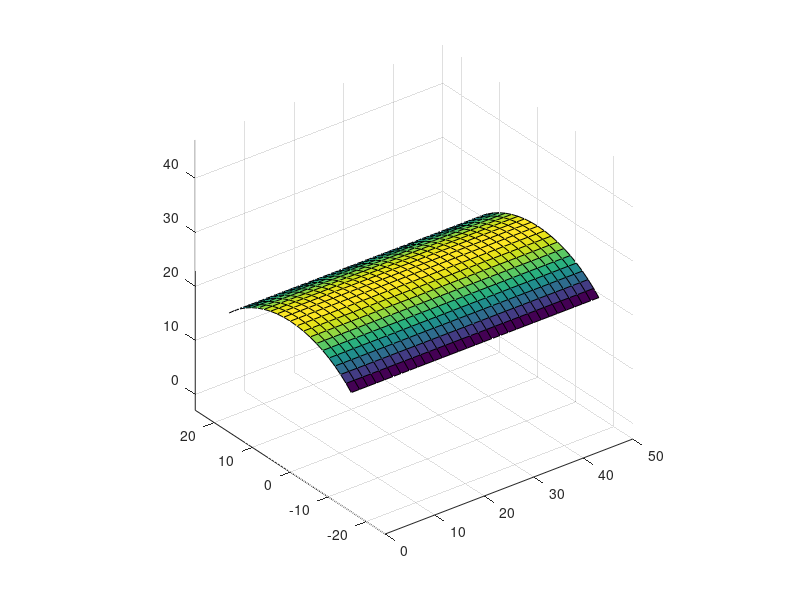
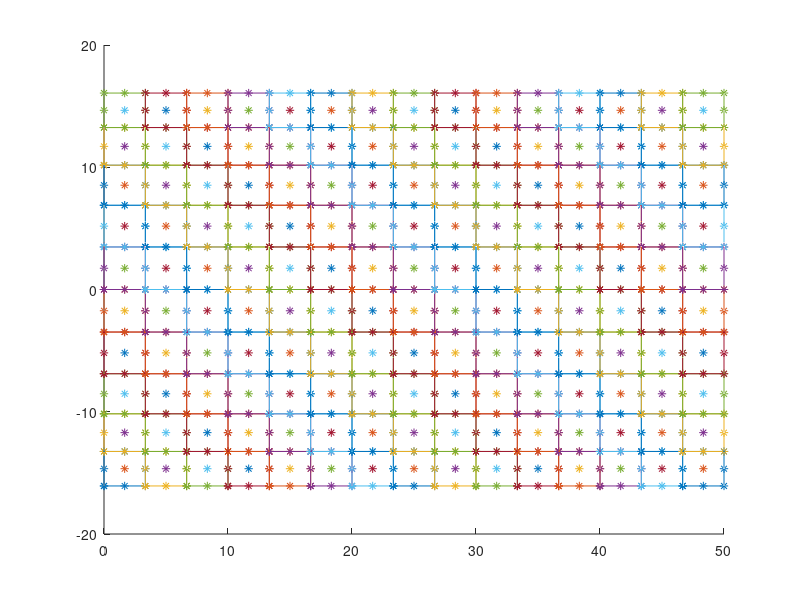

Write the MATLAB code that produced these figures, in order.
%% Generación de la malla para elementos serendipitos de 8 nodos y 
%% lagrangianos de 9 nodos

clear, clc, close all

%% Se especifica el numero de elementos de la malla
nef_x = 15; 
nef_t = 10;

%% Se define el tipo de elemento
elemento         = 'L9';  % S8 L9
elementos_planos = true;  % true false

%% Se define el nombre del archivo y se verifica si elemento está OK
if strcmp(elemento,'S8')
   if elementos_planos   
      filename = 'malla_scordelli_lo_plano_S8';
   else
      filename = 'malla_scordelli_lo_curvo_S8';
   end
elseif strcmp(elemento,'L9')
   if elementos_planos   
      filename = 'malla_scordelli_lo_plano_L9';
   else
      filename = 'malla_scordelli_lo_curvo_L9';
   end
else 
   error('Tipo de elemento debe ser S8 o L9')
end
   
%% Se definen algunas constantes
X = 1; Y = 2; Z = 3;
R = 25;

%% Eje de las x y de las t
x = linspace(  0, 50, 2*nef_x+1);
t = linspace(-40, 40, 2*nef_t+1);

%% Se crea la malla
[xx,tt] = meshgrid(x,t);   
yy = R*sind(tt);
zz = R*cosd(tt);

%% Se  dibuja la malla
figure
surf(xx,yy,zz);
axis equal

%% Se numeran los nodos
nno = (2*nef_x+1)*(2*nef_t+1);
nod = reshape(1:nno, 2*nef_t+1, 2*nef_x+1);

%% Se define la matriz xnod
xnod = [xx(:) yy(:) zz(:)];

%% Se define la matriz LaG
k = 0;
nef = nef_t*nef_x;
LaG = zeros(nef, 9);
for i = 1:nef_t
   for j = 1:nef_x
      k = k+1;
      LaG(k,:) = [...
         nod(2*i-1,2*j-1) ...  % nodo 1
         nod(2*i  ,2*j-1) ...  % nodo 2
         nod(2*i+1,2*j-1) ...  % nodo 3
         nod(2*i+1,2*j  ) ...  % nodo 4
         nod(2*i+1,2*j+1) ...  % nodo 5
         nod(2*i  ,2*j+1) ...  % nodo 6
         nod(2*i-1,2*j+1) ...  % nodo 7
         nod(2*i-1,2*j)   ...  % nodo 8
         nod(2*i  ,2*j) ];     % nodo 9
   end
end

%% Se corrigen las coordenadas xnod en el caso de cascarones formados por 
%% placas planas
if elementos_planos
   for k = 1:nef
      xnod(LaG(k,2),:) = (xnod(LaG(k,1),:) + xnod(LaG(k,3),:))/2;
      xnod(LaG(k,4),:) = (xnod(LaG(k,3),:) + xnod(LaG(k,5),:))/2;
      xnod(LaG(k,6),:) = (xnod(LaG(k,5),:) + xnod(LaG(k,7),:))/2;
      xnod(LaG(k,8),:) = (xnod(LaG(k,7),:) + xnod(LaG(k,1),:))/2;
      xnod(LaG(k,9),:) = (xnod(LaG(k,1),:) + xnod(LaG(k,5),:))/2;            
   end
end

%% Si se tiene un elemento serendipito de 8 nodos
if strcmp(elemento, 'S8')
   % Se identifican los nodos a eliminar y se identifican sus indices
   nodos_elim = unique(LaG(:,9))';
   old_idx = setdiff(1:nno,nodos_elim);
   
   % Se elimina la columna 9 de LaG
   LaG(:,9) = [];
   
   % Se eliminan los nodos redundantes de la matriz LaG
   xnod(nodos_elim, :) = [];
   nno = size(xnod,1);
   
   % Se renumera la matriz LaG
   LaG = changem(LaG, 1:nno, old_idx);
end

%% Se grafica de nuevo la malla de EFs
figure
hold on
switch elemento
   case 'S8'
      for i = 1:nef
         plot3(xnod(LaG(i,[1:8 1]),X), xnod(LaG(i,[1:8 1]),Y), xnod(LaG(i,[1:8 1]),Z),'*-');
      end
   case 'L9'
      for i = 1:nef
         plot3(xnod(LaG(i,[1:8 1]),X), xnod(LaG(i,[1:8 1]),Y), xnod(LaG(i,[1:8 1]),Z),'*-');
         plot3(xnod(LaG(i,9),X), xnod(LaG(i,9),Y), xnod(LaG(i,9),Z),'*');         
      end
end   

%% Se graba el resultado a disco
save(filename, 'xnod', 'nno', 'LaG', 'nef');

fprintf('Resultados grabados en el archivo %s.mat \n', filename)
